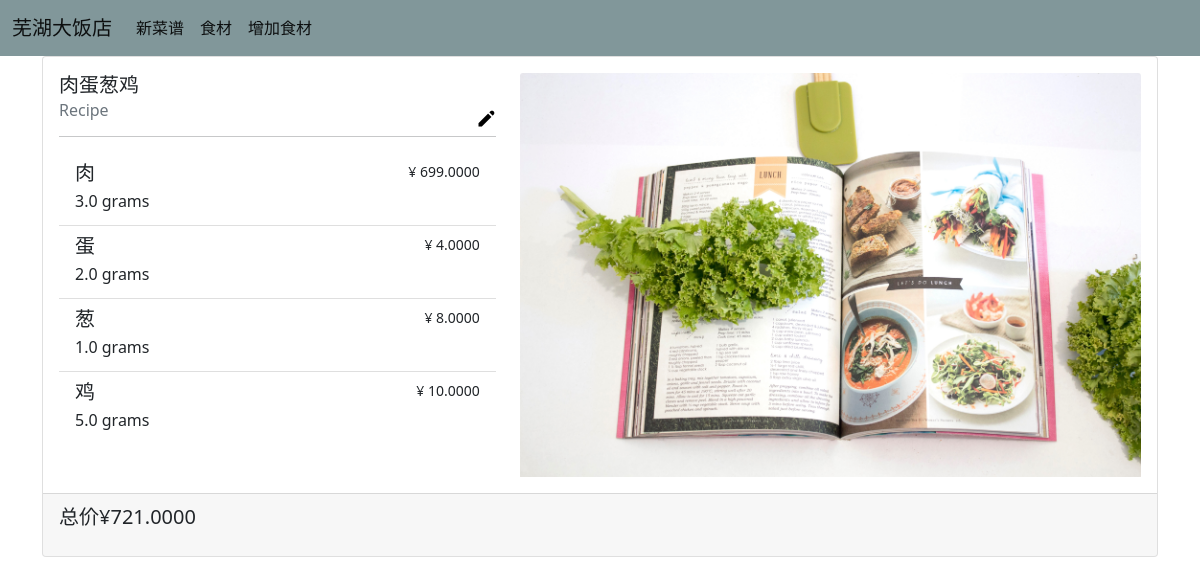
/recipes/1, run on the app's committed database.
### recipes/models.py (models this page shows, shortened)
class Recipe(models.Model):
    name = models.CharField(max_length=255)
    description = models.TextField(blank=True, null=True)
    def get_cost(self):
        cost_ingds = [i.get_cost() for i in self.ingredients.all()]
        return sum(cost_ingds)

class RecipeIngredient(models.Model):
    recipe = models.ForeignKey(Recipe, on_delete=models.CASCADE, related_name="ingredients")
    ingredient = models.ForeignKey(Ingredient, on_delete=models.CASCADE, related_name='recipes')
    quantity = models.FloatField(default=0)
    def get_cost(self):
        return self.ingredient.cost * Decimal(self.quantity)

class Ingredient(models.Model):
    GRAM = 'gram'
    LITER = 'liter'
    FACTOR_GRAM_TO_KG = 1000
    FACTOR_LITER_TO_CL = 1 / 100
    UNITS = (
        (GRAM, '1 gram'),
        (LITER, '1 liter')
    )
    name = models.CharField(max_length=255)
    article_number = models.TextField(blank=True, null=True)
    cost = models.DecimalField(
        max_digits=12, decimal_places=4, default=0)
    unit = models.CharField(max_length=20, choices=UNITS)
    xukezheng = models.CharField(max_length=255,null=True,blank=True)
    biaozhun = models.CharField(max_length=255, null=True,blank=True)
    baozhi = models.DateField(null=True,blank=True)
    chandi = models.CharField(max_length=255, null=True,blank=True)
    chengfen = models.CharField(max_length=255, null=True,blank=True)
    def get_unit_for_display(self):
        if self.unit == self.GRAM:
            return "grams"
        else:
            return "liters"

### recipes/views.py (the view)
# urls.py: path('<int:pk>', views.RecipeDetail.as_view(), name='recipe-detail'),
class RecipeDetail(DetailView):
    queryset = models.Recipe.objects.prefetch_related('ingredients__ingredient')
    template_name = 'recipes/detail.html'

### recipes/templates/recipes/detail.html (shortened to what this page needs)
{% extends 'layout/_layout.html' %}
{% load static %}
{% block content %}
  <div class="row">
    <div class="col">
      <div class="card">
        <div class="card-body row">
          <div class="col-md-5">
            <h5 class="card-title">{{ recipe.name }}</h5>
            <span class="float-end">
              <a href="{% url 'recipe-edit' recipe.id %}">
                <img src="{% static 'images/edit-icon.png' %}"/>
              </a>
            </span>
            <h6 class="card-subtitle mb-2 text-muted">Recipe</h6>
            <hr>
            {% if recipe.ingredients.all %}
              <ul class="list-group list-group-flush">
                {% for i in recipe.ingredients.all %}
                  <a href="{% url 'ingredient-detail' i.ingredient.id %}" class="list-group-item list-group-item-action">
                    <div class="d-flex w-100 justify-content-between">
                      <h5 class="mb-1">{{ i.ingredient.name }}</h5>
                      <small>¥ {{ i.get_cost }}</small>
                    </div>
                    <p class="mb-1">{{ i.quantity }} {{ i.ingredient.get_unit_for_display}}</p>
                  </a>
                {% endfor %}
              </ul>
            {% endif %}
          </div>
          <div class="col-md-7">
            <img src="{% static 'images/recipe-book.jpg' %}" class="card-img-top" alt="Recipe for {{ r.name }}">
          </div>
        </div>
        <div class="card-footer">
          <p class="lead">总价¥{{ recipe.get_cost }}</p>
        </div>
      </div>
    </div>
  </div>
{% endblock %}

### recipes/templates/layout/_layout.html
{% extends 'layout/_base.html' %}
{% block body %}
  {% include 'layout/__navbar.html' %}
  <div class="container">
    {% block content %}
    {% endblock %}
  </div>
{% endblock %}

### recipes/templates/layout/_base.html (shortened to what this page needs)
{% load static %}
<!doctype html>
<html lang="en">
<head>
  <link rel="stylesheet" href="{% static 'css/bootstrap.min.css' %}">
  <link rel="stylesheet" href="{% static 'css/common.css' %}">
</head>
<body>
  {% block body %}
  {% endblock %}
</body>
</html>

### recipes/templates/layout/__navbar.html (shortened to what this page needs)
<nav class="navbar navbar-expand-lg navbar-light rm-main">
  <div class="container-fluid">
    <a class="navbar-brand" href="{% url 'home' %}">芜湖大饭店</a>
    <div class="collapse navbar-collapse" id="navbarSupportedContent">
      <ul class="navbar-nav me-auto mb-2 mb-lg-0">
        <li class="nav-item">
          <a class="nav-link active" href="{% url 'recipe-add' %}">新菜谱</a>
        </li>
        <li class="nav-item">
          <a class="nav-link active" href="{% url 'ingredients' %}">食材</a>
        </li>
        <li class="nav-item">
          <a class="nav-link active" href="{% url 'ingredient-add' %}">增加食材</a>
        </li>
      </ul>
    </div>
  </div>
</nav>

### static/css/common.css (style rules this page uses)
.rm-main { background-color: #81979A; }

### data on the page
Recipe: name "肉蛋葱鸡", get_cost "721.0000"
RecipeIngredient: ingredient.name "肉", get_cost "699.0000", quantity "3.0", ingredient.unit_for "grams"
RecipeIngredient: ingredient.name "蛋", get_cost "4.0000", quantity "2.0", ingredient.unit_for "grams"
RecipeIngredient: ingredient.name "葱", get_cost "8.0000", quantity "1.0", ingredient.unit_for "grams"
RecipeIngredient: ingredient.name "鸡", get_cost "10.0000", quantity "5.0", ingredient.unit_for "grams"
